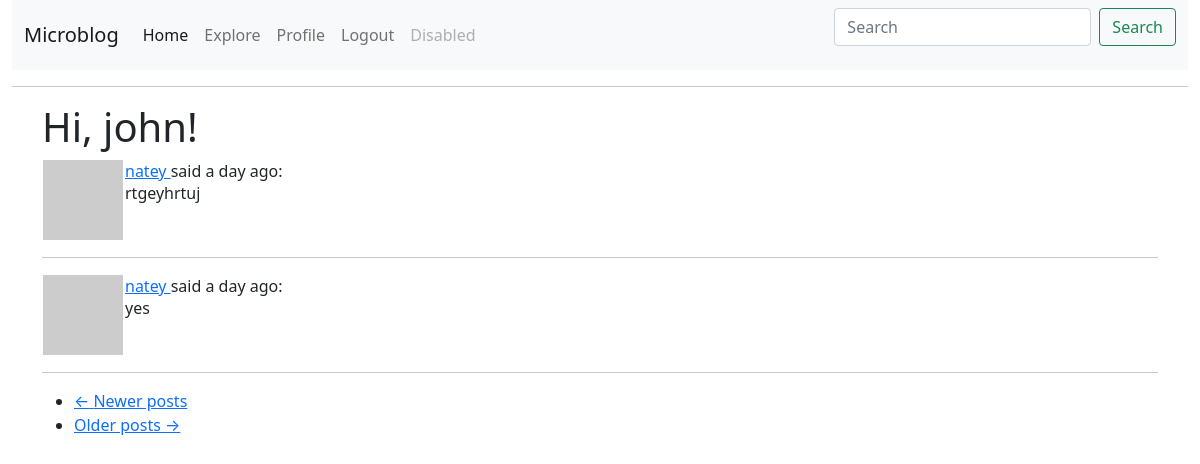
Page /explore (signed in) on the committed database.
### app/models.py (models this page shows, shortened)
class User(UserMixin, db.Model):
    id = db.Column(db.Integer, primary_key=True)
    username = db.Column(db.String(64), index=True, unique=True)
    email = db.Column(db.String(120), index=True, unique=True)
    password_hash = db.Column(db.String(128))
    tasks = db.relationship('Task', backref='author', lazy='dynamic')
    about_me = db.Column(db.String(140))
    last_seen = db.Column(db.DateTime, default=datetime.utcnow)
    followed = db.relationship(
        'User', secondary=followers,
        primaryjoin=(followers.c.follower_id == id),
        secondaryjoin=(followers.c.followed_id == id),
        backref=db.backref('followers', lazy='dynamic'), lazy='dynamic')
    def avatar(self, size):
        digest = md5(self.email.lower().encode('utf-8')).hexdigest()
        return 'https://www.gravatar.com/avatar/{}?d=identicon&s={}'.format(
            digest, size
        )

class Task(db.Model):
    id = db.Column(db.Integer, primary_key=True)
    body = db.Column(db.String(140))
    timestamp = db.Column(db.DateTime, index=True, default=datetime.utcnow)
    user_id = db.Column(db.Integer, db.ForeignKey('user.id'))

### app/routes.py (the view)
@app.route('/explore')
@login_required
def explore():
    page = request.args.get('page', 1, type=int)
    tasks = Task.query.order_by(Task.timestamp.desc()).paginate(
        page, app.config['POSTS_PER_PAGE'], False)
    next_url = url_for('explore', page=tasks.next_num) \
        if tasks.has_next else None
    prev_url = url_for('explore', page=tasks.prev_num) \
        if tasks.has_prev else None
    return render_template('index.html', title='Explore', tasks=tasks.items,
                           next_url=next_url, prev_url=prev_url)

### app/models.py (called while the page is built)
@login.user_loader
def load_user(id):
    return User.query.get(int(id))

### app/routes.py (called while the page is built)
@app.before_request
def before_request():
    if current_user.is_authenticated:
        current_user.last_seen = datetime.utcnow()
        db.session.commit()

### app/templates/index.html (shortened to what this page needs)
{% extends "base.html" %}
{% block app_content  %}
    <h1>Hi, {{ current_user.username }}!</h1>
    {% for task in tasks %}
        {% include '_post.html' %}
    {% endfor %}
    <nav aria-label="...">
        <ul class="pager">
            <li class="previous{% if not prev_url %} disabled{% endif %}">
                <a href="{{ prev_url or '#' }}">
                    <span aria-hidden="true">&larr;</span> Newer posts
                </a>
            </li>
            <li class="next{% if not next_url %} disabled{% endif %}">
                <a href="{{ next_url or '#' }}">
                    Older posts <span aria-hidden="true">&rarr;</span>
                </a>
            </li>
        </ul>
    </nav>
{% endblock %}

### app/templates/_post.html
{% block app_content %}
     <table>
        <tr valign="top">
            <td width="70px">
                 <a href="{{ url_for('user', username=task.author.username) }}">
                    <img src="{{ task.author.avatar(70) }}" />
                </a>
            <td>
                <a href="{{ url_for('user', username=task.author.username) }}">
                    {{ task.author.username }}
                </a>
                said {{ moment(task.timestamp).fromNow() }}:
            <br>
            {{ task.body }}
            </td>
        </tr>
    </table>
    <hr>
{% endblock %}

### rows in the picture
User: username "john"
Task: author.username "natey", timestamp "a day ago", body "rtgeyhrtuj"
Task: author.username "natey", timestamp "a day ago", body "yes"
